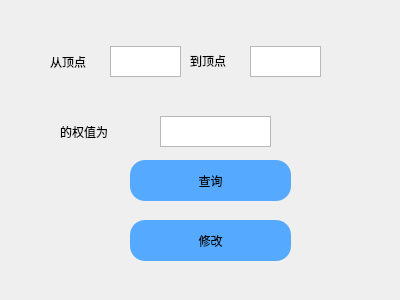
<?xml version="1.0" encoding="UTF-8"?>
<ui version="4.0">
 <class>paintchange</class>
 <widget class="QWidget" name="paintchange">
  <property name="geometry">
   <rect>
    <x>0</x>
    <y>0</y>
    <width>400</width>
    <height>300</height>
   </rect>
  </property>
  <property name="minimumSize">
   <size>
    <width>400</width>
    <height>300</height>
   </size>
  </property>
  <property name="windowTitle">
   <string>Form</string>
  </property>
  <widget class="QTextEdit" name="textEdit">
   <property name="geometry">
    <rect>
     <x>110</x>
     <y>46</y>
     <width>71</width>
     <height>31</height>
    </rect>
   </property>
  </widget>
  <widget class="QLabel" name="label">
   <property name="geometry">
    <rect>
     <x>50</x>
     <y>46</y>
     <width>91</width>
     <height>31</height>
    </rect>
   </property>
   <property name="styleSheet">
    <string notr="true">font: 9pt &quot;微软雅黑&quot;;</string>
   </property>
   <property name="text">
    <string>从顶点</string>
   </property>
  </widget>
  <widget class="QLabel" name="label_2">
   <property name="geometry">
    <rect>
     <x>190</x>
     <y>45</y>
     <width>111</width>
     <height>31</height>
    </rect>
   </property>
   <property name="styleSheet">
    <string notr="true">font: 9pt &quot;微软雅黑&quot;;</string>
   </property>
   <property name="text">
    <string>到顶点</string>
   </property>
  </widget>
  <widget class="QTextEdit" name="textEdit_2">
   <property name="geometry">
    <rect>
     <x>250</x>
     <y>46</y>
     <width>71</width>
     <height>31</height>
    </rect>
   </property>
  </widget>
  <widget class="QLabel" name="label_3">
   <property name="geometry">
    <rect>
     <x>60</x>
     <y>116</y>
     <width>81</width>
     <height>31</height>
    </rect>
   </property>
   <property name="styleSheet">
    <string notr="true">font: 9pt &quot;微软雅黑&quot;;</string>
   </property>
   <property name="text">
    <string>的权值为</string>
   </property>
  </widget>
  <widget class="QTextEdit" name="textEdit_3">
   <property name="geometry">
    <rect>
     <x>160</x>
     <y>116</y>
     <width>111</width>
     <height>31</height>
    </rect>
   </property>
  </widget>
  <widget class="QPushButton" name="pushButton">
   <property name="geometry">
    <rect>
     <x>130</x>
     <y>160</y>
     <width>161</width>
     <height>41</height>
    </rect>
   </property>
   <property name="styleSheet">
    <string notr="true">font: 12pt &quot;微软雅黑&quot;;
background-color: rgb(85, 170, 255);
border-radius:15px;</string>
   </property>
   <property name="text">
    <string>查询</string>
   </property>
  </widget>
  <widget class="QPushButton" name="pushButton_2">
   <property name="geometry">
    <rect>
     <x>130</x>
     <y>220</y>
     <width>161</width>
     <height>41</height>
    </rect>
   </property>
   <property name="styleSheet">
    <string notr="true">font: 12pt &quot;微软雅黑&quot;;
background-color: rgb(85, 170, 255);
border-radius:15px;</string>
   </property>
   <property name="text">
    <string>修改</string>
   </property>
  </widget>
 </widget>
 <resources/>
 <connections/>
</ui>
